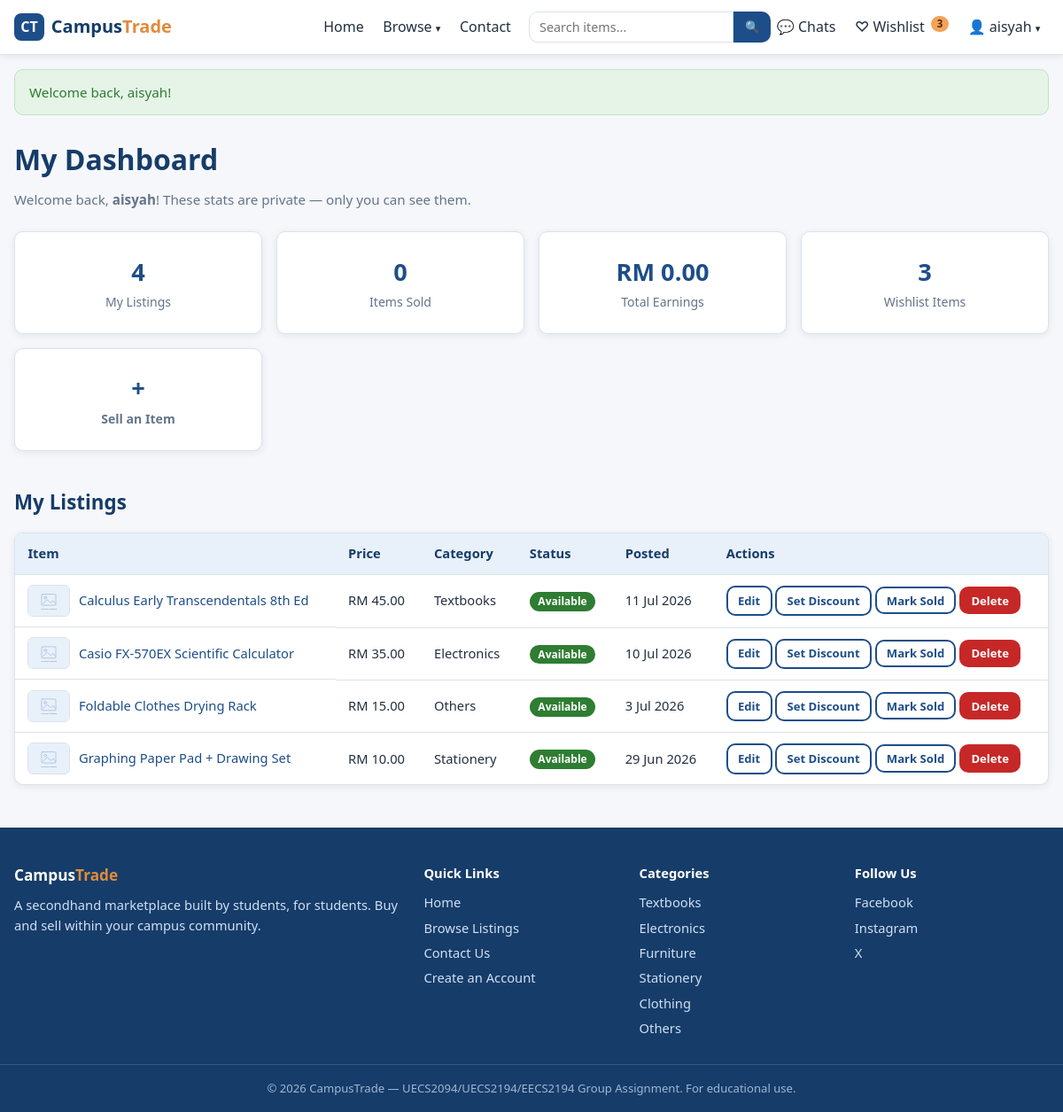
The page /dashboard.php (signed in) on the database as committed earlier.
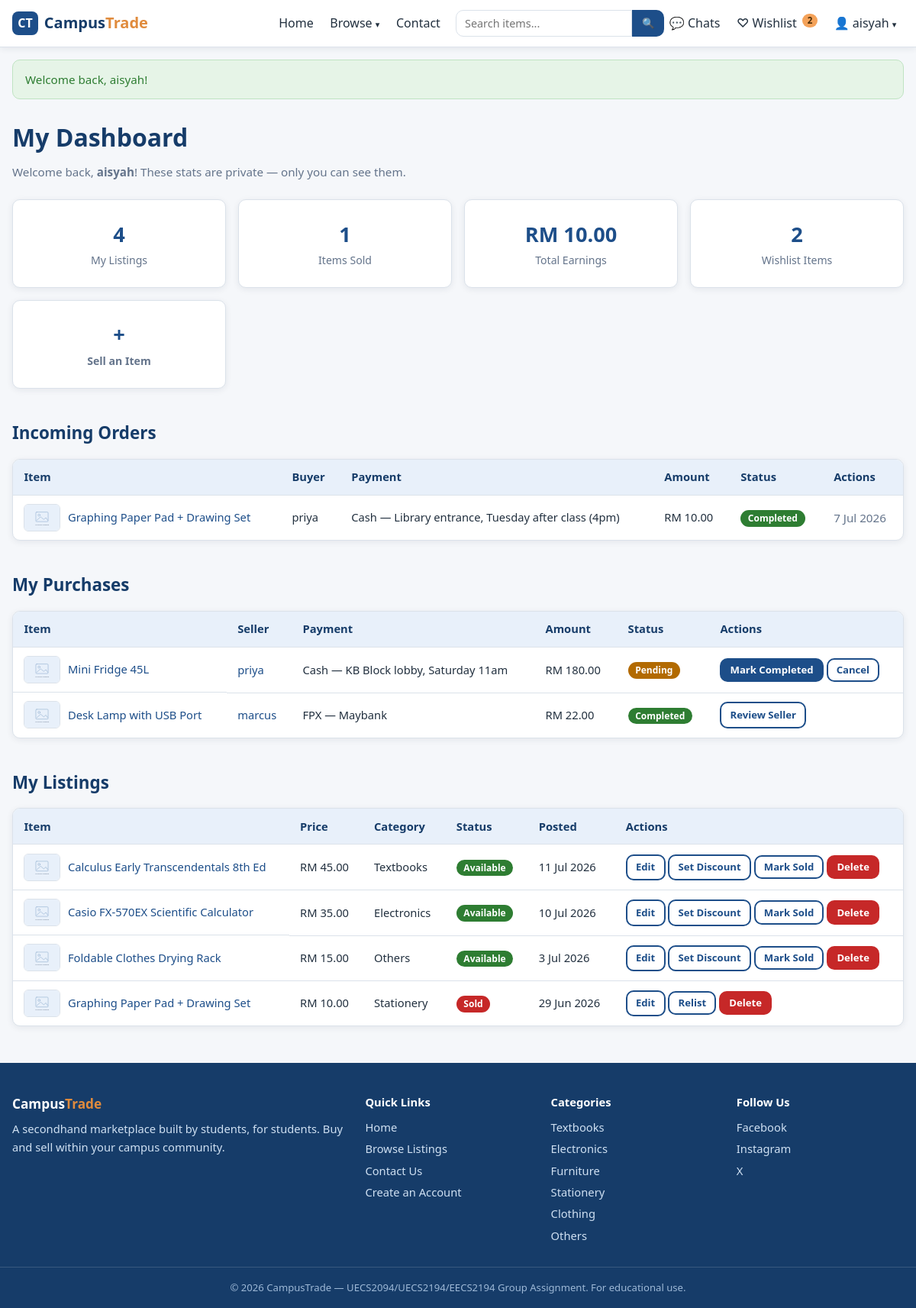
The same page on the database as committed later.
### tables this page shows
CREATE TABLE listings (
  listing_id     INT AUTO_INCREMENT PRIMARY KEY,
  user_id        INT NOT NULL,
  title          VARCHAR(100) NOT NULL,
  description    TEXT NOT NULL,
  price          DECIMAL(10,2) NOT NULL,
  original_price DECIMAL(10,2) NULL,
  is_discounted  TINYINT(1) NOT NULL DEFAULT 0,
  discounted_at  DATETIME NULL,
  category       VARCHAR(50) NOT NULL,
  item_condition ENUM('New','Like New','Good','Fair') NOT NULL,
  image          VARCHAR(255) NULL,
  status         ENUM('Available','Sold','Reserved') NOT NULL DEFAULT 'Available',
  created_at     DATETIME NOT NULL DEFAULT CURRENT_TIMESTAMP,
  updated_at     DATETIME NULL ON UPDATE CURRENT_TIMESTAMP,
  CONSTRAINT fk_listings_user FOREIGN KEY (user_id)
    REFERENCES users(user_id) ON DELETE CASCADE
);

CREATE TABLE orders (
  order_id       INT AUTO_INCREMENT PRIMARY KEY,
  listing_id     INT NOT NULL,
  buyer_id       INT NOT NULL,
  seller_id      INT NOT NULL,
  payment_method ENUM('FPX','QR','Cash') NOT NULL,
  bank_name      VARCHAR(100) NULL,
  proof_image    VARCHAR(255) NULL,
  meetup_details TEXT NULL,
  amount         DECIMAL(10,2) NOT NULL,
  status         ENUM('Pending','Completed','Cancelled') NOT NULL DEFAULT 'Pending',
  created_at     DATETIME NOT NULL DEFAULT CURRENT_TIMESTAMP,
  updated_at     DATETIME NULL ON UPDATE CURRENT_TIMESTAMP,
  CONSTRAINT fk_orders_listing FOREIGN KEY (listing_id)
    REFERENCES listings(listing_id) ON DELETE CASCADE,
  CONSTRAINT fk_orders_buyer FOREIGN KEY (buyer_id)
    REFERENCES users(user_id) ON DELETE CASCADE,
  CONSTRAINT fk_orders_seller FOREIGN KEY (seller_id)
    REFERENCES users(user_id) ON DELETE CASCADE
);

CREATE TABLE users (
  user_id       INT AUTO_INCREMENT PRIMARY KEY,
  username      VARCHAR(50)  NOT NULL UNIQUE,
  email         VARCHAR(100) NOT NULL UNIQUE,
  password      VARCHAR(255) NOT NULL,
  phone         VARCHAR(20)  NULL,
  profile_image VARCHAR(255) NOT NULL DEFAULT 'default.png',
  qr_image      VARCHAR(255) NULL,
  role          ENUM('user','admin') NOT NULL DEFAULT 'user',
  created_at    DATETIME NOT NULL DEFAULT CURRENT_TIMESTAMP
);

### dashboard.php (the view, shortened to what the changed rows need)
<?php
require_once __DIR__ . '/includes/db.php';
$user_id = $_SESSION['user_id'];
$stmt = $conn->prepare(
    "SELECT
        (SELECT COUNT(*) FROM listings WHERE user_id = ?)                                        AS my_listings,
        (SELECT COUNT(*) FROM orders  WHERE seller_id = ? AND status = 'Completed')              AS my_sold,
        (SELECT COALESCE(SUM(amount), 0) FROM orders WHERE seller_id = ? AND status = 'Completed') AS my_earnings,
        (SELECT COUNT(*) FROM wishlist WHERE user_id = ?)                                        AS my_wishlist"
);
$stmt->bind_param('iiii', $user_id, $user_id, $user_id, $user_id);
$stmt->execute();
$overview = $stmt->get_result()->fetch_assoc();
$stmt = $conn->prepare(
    'SELECT o.*, l.title, l.image, u.username AS buyer_name
     FROM orders o
     JOIN listings l ON o.listing_id = l.listing_id
     JOIN users u ON o.buyer_id = u.user_id
     WHERE o.seller_id = ?
     ORDER BY o.created_at DESC'
);
$stmt->bind_param('i', $user_id);
$stmt->execute();
$incoming_orders = $stmt->get_result()->fetch_all(MYSQLI_ASSOC);
$stmt = $conn->prepare(
    'SELECT o.*, l.title, l.image, u.username AS seller_name
     FROM orders o
     JOIN listings l ON o.listing_id = l.listing_id
     JOIN users u ON o.seller_id = u.user_id
     WHERE o.buyer_id = ?
     ORDER BY o.created_at DESC'
);
$stmt->bind_param('i', $user_id);
$stmt->execute();
$my_purchases = $stmt->get_result()->fetch_all(MYSQLI_ASSOC);
$stmt = $conn->prepare(
    'SELECT listing_id, title, price, original_price, is_discounted, category, item_condition, image, status, created_at
     FROM listings WHERE user_id = ? ORDER BY created_at DESC'
);
$stmt->bind_param('i', $user_id);
$stmt->execute();
$my_listings = $stmt->get_result()->fetch_all(MYSQLI_ASSOC);
function order_payment_details(array $o): string
{
    if ($o['payment_method'] === 'FPX') {
        return 'FPX — ' . e($o['bank_name'] ?? '');
    }
    return 'Cash — ' . e(mb_strimwidth($o['meetup_details'] ?? '', 0, 60, '…'));
}
require_once __DIR__ . '/includes/header.php';
?>
<div class="container">
    <h1 class="page-title">My Dashboard</h1>
    <div class="dashboard-stats">
        <div class="stat card">
            <span class="stat-number"><?= (int) $overview['my_sold'] ?></span>
            <span class="stat-label">Items Sold</span>
        </div>
        <div class="stat card">
            <span class="stat-number"><?= format_price((float) $overview['my_earnings']) ?></span>
            <span class="stat-label">Total Earnings</span>
        </div>
        <div class="stat card">
            <span class="stat-number"><?= (int) $overview['my_wishlist'] ?></span>
            <span class="stat-label">Wishlist Items</span>
        </div>
    </div>
    <?php if ($incoming_orders): ?>
        <section class="section">
            <h2 class="section-title">Incoming Orders</h2>
            <div class="table-wrap">
                <table class="listing-table">
                    <thead>
                        <tr>
                            <th>Item</th>
                            <th>Buyer</th>
                            <th>Payment</th>
                            <th>Amount</th>
                            <th>Status</th>
                            <th>Actions</th>
                        </tr>
                    </thead>
                    <tbody>
                        <?php foreach ($incoming_orders as $o): ?>
                            <tr>
                                <td class="cell-item">
                                    <img src="<?= e(listing_image($o['image'])) ?>" alt="" class="thumb">
                                    <a href="item.php?id=<?= (int) $o['listing_id'] ?>"><?= e($o['title']) ?></a>
                                </td>
                                <td><?= e($o['buyer_name']) ?></td>
                                <td><?= order_payment_details($o) ?></td>
                                <td><?= format_price((float) $o['amount']) ?></td>
                                <td><span class="badge order-<?= strtolower($o['status']) ?>"><?= e($o['status']) ?></span></td>
                                <td class="cell-actions">
                                    <?php if ($o['status'] === 'Pending'): ?>
                                        <form method="post" action="dashboard.php"
                                              onsubmit="return confirm('Confirm payment received and mark this order Completed? The listing will be marked Sold.');">
                                            <input type="hidden" name="action" value="order_status">
                                            <input type="hidden" name="order_id" value="<?= (int) $o['order_id'] ?>">
                                            <input type="hidden" name="status" value="Completed">
                                            <button type="submit" class="btn btn-small btn-primary">Confirm Payment</button>
                                        </form>
                                        <form method="post" action="dashboard.php"
                                              onsubmit="return confirm('Cancel this order? The listing becomes Available again.');">
                                            <input type="hidden" name="action" value="order_status">
                                            <input type="hidden" name="order_id" value="<?= (int) $o['order_id'] ?>">
                                            <input type="hidden" name="status" value="Cancelled">
                                            <button type="submit" class="btn btn-small btn-outline">Cancel</button>
                                        </form>
                                    <?php else: ?>
                                        <span class="muted"><?= format_date($o['updated_at'] ?? $o['created_at']) ?></span>
                                    <?php endif; ?>
                                </td>
                            </tr>
                        <?php endforeach; ?>
                    </tbody>
                </table>
            </div>
        </section>
    <?php endif; ?>
    <?php if ($my_purchases): ?>
        <section class="section">
            <h2 class="section-title">My Purchases</h2>
            <div class="table-wrap">
                <table class="listing-table">
                    <thead>
                        <tr>
                            <th>Item</th>
                            <th>Seller</th>
                            <th>Payment</th>
                            <th>Amount</th>
                            <th>Status</th>
                            <th>Actions</th>
                        </tr>
                    </thead>
                    <tbody>
                        <?php foreach ($my_purchases as $o): ?>
                            <tr>
                                <td class="cell-item">
                                    <img src="<?= e(listing_image($o['image'])) ?>" alt="" class="thumb">
                                    <a href="item.php?id=<?= (int) $o['listing_id'] ?>"><?= e($o['title']) ?></a>
                                </td>
                                <td><a href="seller.php?id=<?= (int) $o['seller_id'] ?>"><?= e($o['seller_name']) ?></a></td>
                                <td><?= order_payment_details($o) ?></td>
                                <td><?= format_price((float) $o['amount']) ?></td>
                                <td><span class="badge order-<?= strtolower($o['status']) ?>"><?= e($o['status']) ?></span></td>
                                <td class="cell-actions">
                                    <?php if ($o['status'] === 'Pending'): ?>
                                        <?php if ($o['payment_method'] === 'Cash'): ?>
                                            <form method="post" action="dashboard.php"
                                                  onsubmit="return confirm('Confirm the meetup happened and mark this order Completed?');">
                                                <button type="submit" class="btn btn-small btn-primary">Mark Completed</button>
                                            </form>
                                        <?php endif; ?>
                                        <form method="post" action="dashboard.php"
                                              onsubmit="return confirm('Cancel this order?');">
                                            <button type="submit" class="btn btn-small btn-outline">Cancel</button>
                                        </form>
                                    <?php elseif ($o['status'] === 'Completed'): ?>
                                        <a href="seller.php?id=<?= (int) $o['seller_id'] ?>" class="btn btn-small btn-outline">Review Seller</a>
                                    <?php endif; ?>
                                </td>
                            </tr>
                        <?php endforeach; ?>
                    </tbody>
                </table>
            </div>
        </section>
    <?php endif; ?>
    <section class="section">
        <h2 class="section-title">My Listings</h2>
        <?php if (!$my_listings): ?>
            <div class="empty-state">
                <p><strong>You haven't listed anything yet.</strong></p>
                <p>Got textbooks or gadgets gathering dust? List them now.</p>
                <a href="create_listing.php" class="btn btn-primary">Create Your First Listing</a>
            </div>
        <?php else: ?>
            <div class="table-wrap">
                <table class="listing-table">
                    <thead>
                        <tr>
                            <th>Item</th>
                            <th>Price</th>
                            <th>Category</th>
                            <th>Status</th>
                            <th>Posted</th>
                            <th>Actions</th>
                        </tr>
                    </thead>
                    <tbody>
                        <?php foreach ($my_listings as $item): ?>
                            <tr>
                                <td class="cell-item">
                                    <img src="<?= e(listing_image($item['image'])) ?>" alt="" class="thumb">
                                    <a href="item.php?id=<?= (int) $item['listing_id'] ?>"><?= e($item['title']) ?></a>
                                </td>
                                <td>
                                    <?= price_html($item) ?>
                                </td>
                                <td><?= e($item['category']) ?></td>
                                <td><span class="badge <?= status_class($item['status']) ?>"><?= e($item['status']) ?></span></td>
                                <td><?= format_date($item['created_at']) ?></td>
                                <td class="cell-actions">
                                    <a href="edit_listing.php?id=<?= (int) $item['listing_id'] ?>" class="btn btn-small btn-outline">Edit</a>
                                    <?php if ($item['status'] !== 'Sold'): ?>
                                        <a href="edit_listing.php?id=<?= (int) $item['listing_id'] ?>#discount" class="btn btn-small btn-outline">
                                            <?= has_discount($item) ? 'Discount…' : 'Set Discount' ?>
                                        </a>
                                    <?php endif; ?>
                                    <?php if ($item['status'] !== 'Sold'): ?>
                                        <form method="post" action="dashboard.php">
                                            <button type="submit" class="btn btn-small btn-outline">Mark Sold</button>
                                        </form>
                                    <?php else: ?>
                                        <form method="post" action="dashboard.php">
                                            <button type="submit" class="btn btn-small btn-outline">Relist</button>
                                        </form>
                                    <?php endif; ?>
                                    <form method="post" action="delete_listing.php"
                                          onsubmit="return confirm('Delete this listing permanently?');">
                                        <button type="submit" class="btn btn-small btn-danger">Delete</button>
                                    </form>
                                </td>
                            </tr>
                        <?php endforeach; ?>
                    </tbody>
                </table>
            </div>
        <?php endif; ?>
    </section>
</div>
<?php require_once __DIR__ . '/includes/footer.php'; ?>

### includes/header.php (shortened to what the changed rows need)
<?php
$wishlist_count = 0;
if (is_logged_in()) {
    $stmt = $conn->prepare('SELECT COUNT(*) FROM wishlist WHERE user_id = ?');
    $stmt->bind_param('i', $_SESSION['user_id']);
    $stmt->execute();
    $wishlist_count = (int) $stmt->get_result()->fetch_row()[0];
}
$current_page = basename($_SERVER['PHP_SELF']);
?>
<!DOCTYPE html>
<html lang="en">
<head>
    <link rel="stylesheet" href="css/style.css">
</head>
<body>
<header class="navbar">
    <div class="navbar-inner">
        <nav class="nav-links" id="navLinks">
            <?php if (is_logged_in()): ?>
                <a href="wishlist.php" class="wishlist-link <?= $current_page === 'wishlist.php' ? 'active' : '' ?>">
                    &#9825; Wishlist
                    <?php if ($wishlist_count > 0): ?>
                        <span class="wishlist-badge"><?= $wishlist_count ?></span>
                    <?php endif; ?>
                </a>
            <?php else: ?>
                <a href="login.php" class="<?= $current_page === 'login.php' ? 'active' : '' ?>">Login</a>
                <a href="register.php" class="btn btn-primary btn-nav">Register</a>
            <?php endif; ?>
        </nav>
    </div>
</header>
<main class="page">

### includes/footer.php (shortened to what the changed rows need)
</main>
<footer class="site-footer">
    <div class="container footer-grid">
        <div>
            <ul>
                <?php foreach (CATEGORIES as $cat): ?>
                    <li><a href="browse.php?category=<?= urlencode($cat) ?>"><?= e($cat) ?></a></li>
                <?php endforeach; ?>
            </ul>
        </div>
    </div>
</footer>
</body>
</html>

Rows that differ between the two databases and show on the page:
added orders: listing.title "Graphing Paper Pad + Drawing Set", buyer.username "priya", meetup_details "Cash — Library entrance, Tuesday after class (4pm)", amount "RM 10.00", status "Completed", format_date($o['updated_at'] ?? $o['created_at']) "7 Jul 2026", shown under "Incoming Orders"
added orders: listing.title "Mini Fridge 45L", seller.username "priya", meetup_details "Cash — KB Block lobby, Saturday 11am", amount "RM 180.00", status "Pending", shown under "My Purchases"
added orders: listing.title "Desk Lamp with USB Port", seller.username "marcus", bank_name "FPX — Maybank", amount "RM 22.00", status "Completed", shown under "My Purchases"
changed listings "Graphing Paper Pad + Drawing Set": status "Available" → "Sold"; status "Set Discount Mark Sold" → "Relist"
Other text that changed with them:
$wishlist_count: "3" → "2"
$overview['my_sold']: "0" → "1"
format_price((float) $overview['my_earnings']): "RM 0.00" → "RM 10.00"
$overview['my_wishlist']: "3" → "2"
text now shown: "Incoming Orders Item Buyer Payment Amount Status Actions My Purchases Item Seller Payment Amount Status Actions"
